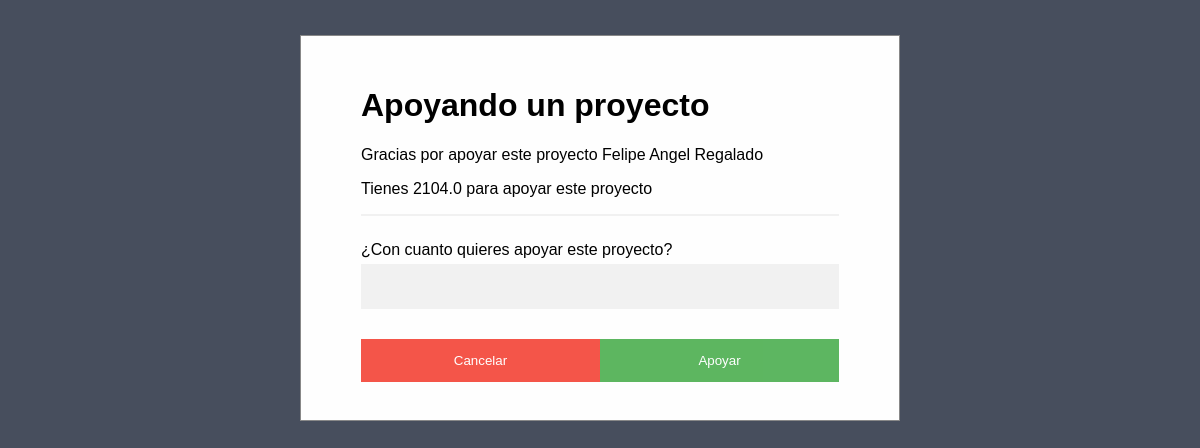
The app's page /form-suport/sssfcv6sqaznchdyr/20, older data.
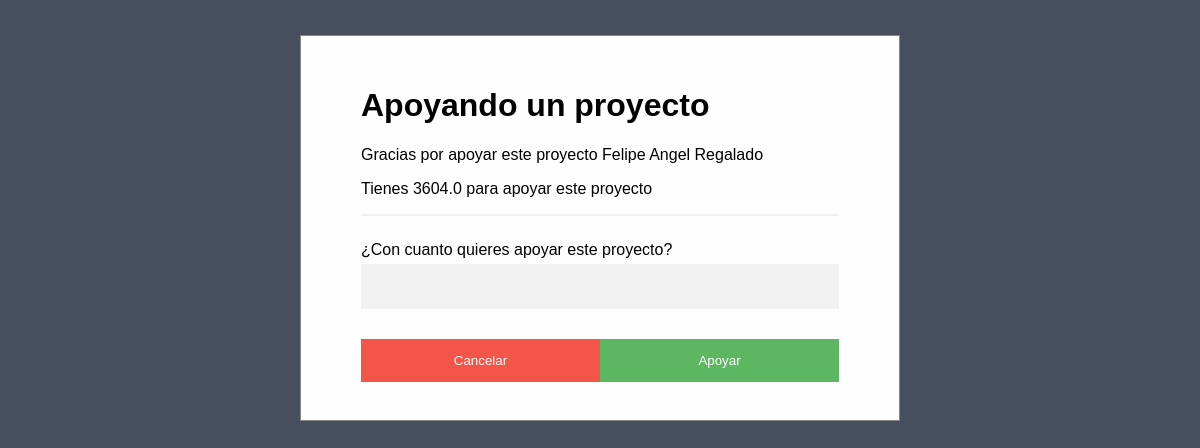
The same page, newer data.
### usuarios/models.py (models this page shows, shortened)
class User(models.Model):
    user = models.CharField(max_length=50, unique = True)
    name = models.EmailField(max_length=254)
    password = models.BinaryField(unique = True)
    made = models.DateTimeField(auto_now_add = True)
    upload = models.DateTimeField(auto_now = True)
    photo = models.ImageField(default = 'null', upload_to = "users")
    wallet = models.FloatField()

### proyectos/views.py (the view)
# urls.py: path('form-suport/<str:user>/<int:idP>', proyecto.formSuport, name = 'formsuport'),
def formSuport(request, user = '', idP = 0):
    form = SuportProyect()
    aux = ''
    for letra in user:
        if letra.isdigit():
            aux += letra
    idUser = int(aux)
    userdata = User.objects.get(pk = idUser)
    return render(request, 'suport-p.html', {
        'form' : form,
        'User' : userdata,
        'user' : user,
        'proyect' : idP,
    })

### proyectos/forms.py
class SuportProyect(forms.Form):
    money = forms.IntegerField(
        label = '¿Con cuanto quieres apoyar este proyecto?',
        required = True,
    )

### proyectos/templates/suport-p.html (shortened to what this page needs)
{% extends 'forms.html' %}
{% block method %}
    {% url 'suport' User.id proyect%}
{% endblock  %}
{% block content %}
    <h1>Apoyando un proyecto</h1>
    <p>Gracias por apoyar este proyecto {{User.name}}</p>
    <p>Tienes {{User.wallet}} para apoyar este proyecto</p>
    <hr>
    {{form}}
    <div class="clearfix">
		<button id="clickMe" type="button" value="clickme" onclick="myFunction()" class="cancelbtn">Cancelar</button>
        <button type="submit"  class="signupbtn">Apoyar</button>
    </div>
{% endblock content %}

Row changes from the older to the newer data that the page shows:
changed User "Felipe Angel Regalado": wallet "2104.0" → "3604.0"
